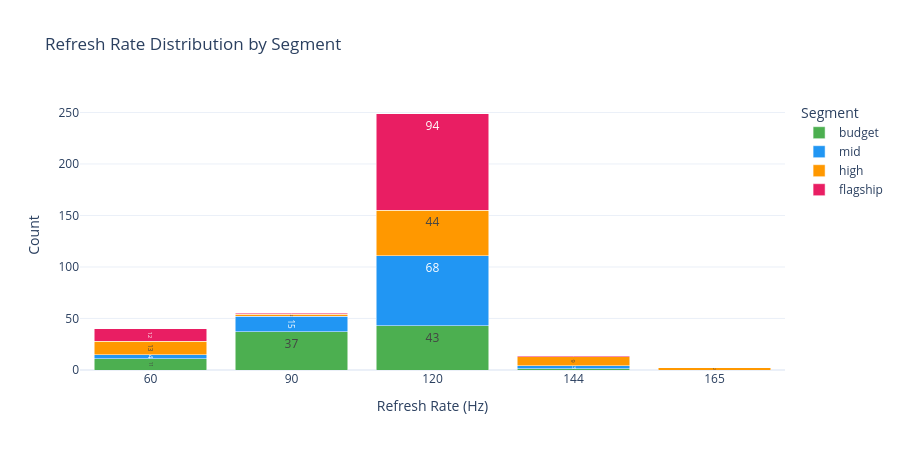

Notebook code for this chart:
### Code cell
# Plotly: interactive bar — refresh rate is discrete, hover shows count per segment
refresh_counts = (
    smartphone_df
    .groupby(["refresh_rate_hz", "price_segment"])
    .size()
    .reset_index(name="count")
)

fig = px.bar(
    refresh_counts,
    x="refresh_rate_hz",
    y="count",
    color="price_segment",
    category_orders={"price_segment": SEGMENT_ORDER},
    color_discrete_map=SEGMENT_COLORS,
    barmode="stack",
    title="Refresh Rate Distribution by Segment",
    labels={
        "refresh_rate_hz": "Refresh Rate (Hz)",
        "count"          : "Count",
        "price_segment"  : "Segment",
    },
    text="count",
)
fig.update_traces(textposition="inside")
fig.update_layout(height=450, xaxis=dict(type="category"))
fig.show()

### Figure 1 — Plotly figure (JSON) as saved in the notebook; plotly's stock layout.template omitted (floating-point values rounded to 4 significant figures)
{"data": [{"alignmentgroup": "True", "hovertemplate": "Segment=budget<br>Refresh Rate (Hz)=%{x}<br>Count=%{text}<extra></extra>", "legendgroup": "budget", "marker": {"color": "#4CAF50", "pattern": {"shape": ""}}, "name": "budget", "offsetgroup": "budget", "orientation": "v", "showlegend": true, "text": [11, 37, 43, 1], "textposition": "inside", "type": "bar", "x": [60, 90, 120, 144], "xaxis": "x", "y": [11, 37, 43, 1], "yaxis": "y"}, {"alignmentgroup": "True", "hovertemplate": "Segment=mid<br>Refresh Rate (Hz)=%{x}<br>Count=%{text}<extra></extra>", "legendgroup": "mid", "marker": {"color": "#2196F3", "pattern": {"shape": ""}}, "name": "mid", "offsetgroup": "mid", "orientation": "v", "showlegend": true, "text": [4, 15, 68, 3], "textposition": "inside", "type": "bar", "x": [60, 90, 120, 144], "xaxis": "x", "y": [4, 15, 68, 3], "yaxis": "y"}, {"alignmentgroup": "True", "hovertemplate": "Segment=high<br>Refresh Rate (Hz)=%{x}<br>Count=%{text}<extra></extra>", "legendgroup": "high", "marker": {"color": "#FF9800", "pattern": {"shape": ""}}, "name": "high", "offsetgroup": "high", "orientation": "v", "showlegend": true, "text": [13, 2, 44, 9, 2], "textposition": "inside", "type": "bar", "x": [60, 90, 120, 144, 165], "xaxis": "x", "y": [13, 2, 44, 9, 2], "yaxis": "y"}, {"alignmentgroup": "True", "hovertemplate": "Segment=flagship<br>Refresh Rate (Hz)=%{x}<br>Count=%{text}<extra></extra>", "legendgroup": "flagship", "marker": {"color": "#E91E63", "pattern": {"shape": ""}}, "name": "flagship", "offsetgroup": "flagship", "orientation": "v", "showlegend": true, "text": [12, 1, 94, 1], "textposition": "inside", "type": "bar", "x": [60, 90, 120, 144], "xaxis": "x", "y": [12, 1, 94, 1], "yaxis": "y"}], "layout": {"barmode": "stack", "height": 450, "legend": {"title": {"text": "Segment"}, "tracegroupgap": 0}, "title": {"text": "Refresh Rate Distribution by Segment"}, "xaxis": {"anchor": "y", "domain": [0, 1], "title": {"text": "Refresh Rate (Hz)"}, "type": "category"}, "yaxis": {"anchor": "x", "domain": [0, 1], "title": {"text": "Count"}}}}
